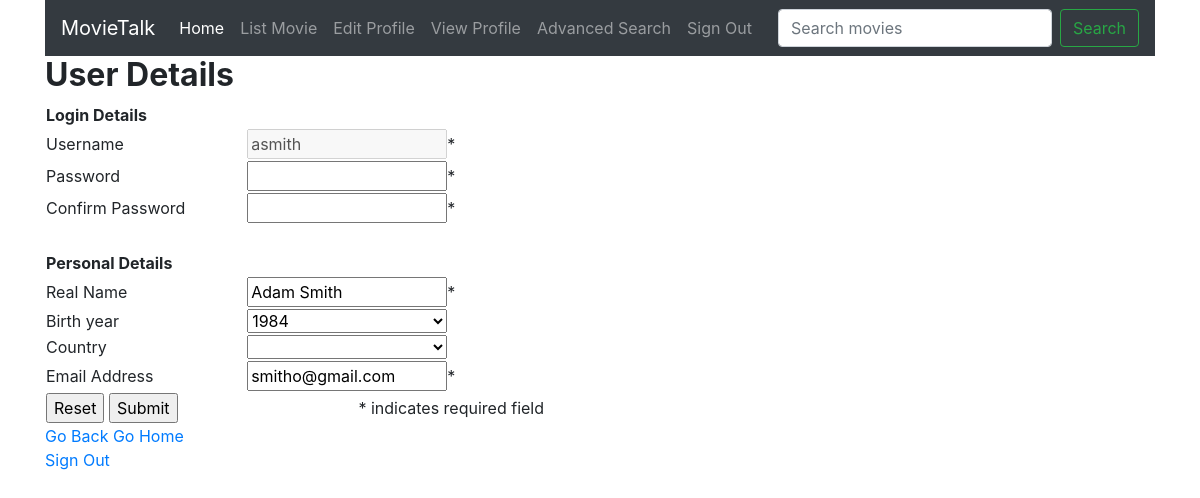
The app's page /php/editUser.php?edit_id=asmith (signed in) with its own data.
### tables this page shows
CREATE TABLE `users` (
  `username` varchar(100) NOT NULL,
  `real_name` varchar(50) NOT NULL,
  `email` varchar(100) NOT NULL,
  `birth_year` int(4) UNSIGNED NOT NULL,
  `country` varchar(50) NOT NULL,
  `password` varchar(50) NOT NULL,
  `access_level` varchar(10) NOT NULL,
  `banned_until` datetime DEFAULT NULL,
  `ban_reason` varchar(50) DEFAULT NULL
);

### php/editUser.php (the view, shortened to what this page needs)
<?php
require '../func/dbconnection.php';
  if (isset($_GET['edit_id']))
  {
      $edit_query = 'SELECT * FROM users WHERE username = \''.$_GET['edit_id'].'\'';
      $result = mysqli_query($connection, $edit_query);
      $row = $result->fetch_assoc();
  }
  else
  {
	  header('Location: listUsers.php');
	  exit;
  }
?>
<!DOCTYPE html>
<html>
<head>
</head>
<body>
<?php require 'navigationbar.php'; ?>
<div class="container">
<h2><strong>User Details</strong></h2>
<form name="UserForm" method="post" action="editUser.php?edit_id=<?php echo $_GET['edit_id']?>" onsubmit="return ValidateUserForm();">
  <table style="width: 500px; border: 0px;" cellspacing="1" cellpadding="1">
  <tr>
      <td colspan="2"><strong>Login Details</strong></td>
    </tr>
  <tr style="background-color: #FFFFFF;">
      <td>Username</td>
      <td>
        <input name="username" type="text" style="width: 200px;" maxlength="100" value="<?php echo
		$row ['username']; ?>" disabled/>*</td>
    </tr>
    <tr style="background-color: #FFFFFF;">
      <td>Password</td>
      <td>
        <input name="password" type="password" style="width: 200px;" maxlength="20"  required/>*</td>
    </tr>
    <tr style="background-color: #FFFFFF;">
      <td>Confirm Password</td>
      <td>
        <input name="confirmPassword" type="password" style="width: 200px;" maxlength="20"  required/>*</td>
    </tr>
    <tr>
      <td colspan="2">&nbsp;</td>
    </tr>
    <tr>
      <td colspan="2"><strong>Personal Details</strong></td>
    </tr>
    <tr style="background-color: #FFFFFF;">
      <td>Real Name</td>
      <td>
        <input name="realname" type="text" style="width: 200px;" maxlength="50" value="<?php echo
		$row ['real_name']; ?>" />*</td>
    </tr>
    <tr style="background-color: #FFFFFF;">
      <td>Birth year</td>
      <td>
        <select name="birth_year" style="width: 200px;">
          <?php
            for ($i=date("Y"); $i>=date("Y")-130; $i--)
            {
              echo '<option value="'."$i".'"';
              if ($i == $row ['birth_year'])
              {
                echo ' selected="selected"';
              }
              echo '>'."$i".'</option>';
            }
          ?>
        </select>
      </td>
    </tr>
    <tr style="background-color: #FFFFFF;">
    <td>Country</td>
    <td>
      <select name="country" style="width: 200px;">
       <option value="<?php echo $row ['country']; ?>" selected><?php echo	$row ['country']; ?></option>
        <option value="United States">United States</option>
      </select>
</td>
    </tr>
    <tr style="background-color: #FFFFFF;">
      <td>Email Address</td>
      <td>
        <input name="emailAddress" type="text" style="width: 200px;" maxlength="200" value="<?php echo
		$row ['email']; ?>" required/>*</td>
    </tr>
    <tr style="background-color: #FFFFFF;">
      <td>
        <input type="reset" name="reset" value="Reset" />
		<input type="submit" name="submit" value="Submit" /></td>
      <td>
        <div align="right">* indicates required field</div></td>
    </tr>
  </table>
  <a href="javascript: history.back();">Go Back </a>
  <a href="../">Go Home </a>
</form>
<?php   echo '<a href="../logout.php">Sign Out</a>'; ?>
</div>
</body>
</html>

### records on screen
users: username "asmith", realname "Adam Smith", birth_year "1984", emailAddress "smitho@gmail.com"
